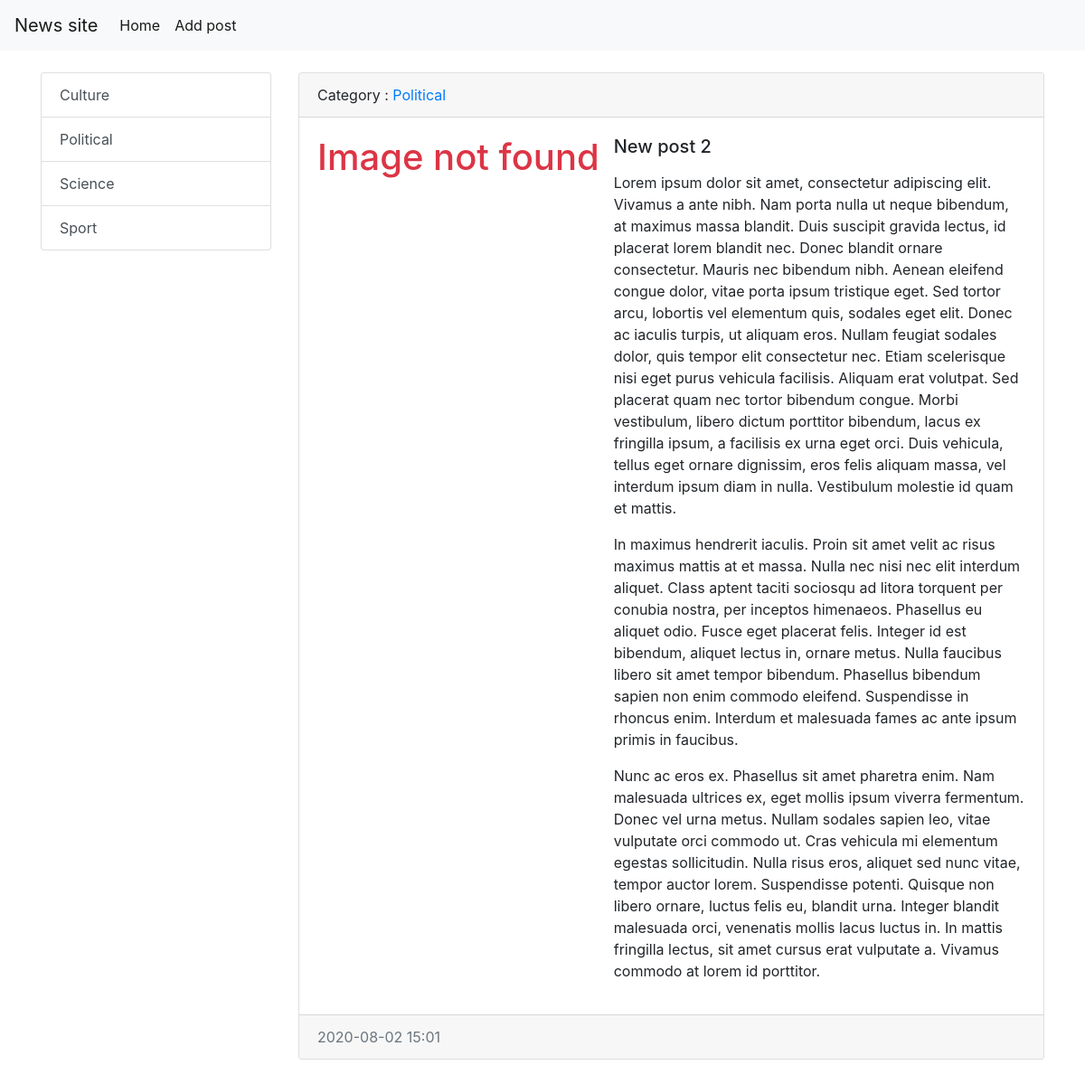
Screenshot of /news/2/ with the database file from the repository.
### news/models.py (models this page shows, shortened)
class Category(models.Model):
    title = models.CharField(max_length=150, db_index=True, verbose_name='Category name')
    def get_absolute_url(self):
        return reverse('category', kwargs={"category_id" : self.pk})
    def __str__(self):
        return self.title
    class Meta:
        verbose_name = "Category"
        verbose_name_plural = "Categories"
        ordering = ['title']

class News(models.Model):
    title = models.CharField(max_length=150, verbose_name="Name")
    content = models.TextField(blank=True, verbose_name="Content")
    created_at = models.DateTimeField(auto_now_add=True)
    updated_at = models.DateTimeField(auto_now=True)
    photo = models.ImageField(upload_to='photos/%Y/%m/%d/', blank=True)
    is_published = models.BooleanField(default=True)
    category = models.ForeignKey('Category', on_delete=models.PROTECT, null=True)
    class Meta:
        verbose_name = "News"
        verbose_name_plural = "Newses"
        ordering = ['-created_at']

### news/views.py (the view)
# urls.py: path('news/<int:news_id>/', view_news, name = "view_news"),
def view_news(request, news_id):
    news_item = get_object_or_404(News, pk=news_id)
    return render(request, 'news/view_news.html', {'news_item': news_item})

### news/templatetags/news_tags.py (called while the page is built)
@register.inclusion_tag('news/list_categorie.html')
def show_categories():
    categories = Category.objects.all()
    return {"categories": categories}

### templates/news/view_news.html (shortened to what this page needs)
{% extends 'base.html' %}
{% block sidebar %}
    {% include  'inc/_sidebar.html' %}
{% endblock %}
{% block content %}
    <div class="card mb-3">
        <div class="card-header">
            Category : <a href="{{ news_item.category.get_absolute_url }}">{{ news_item.category }}</a>
        </div>
        <div class="card-body">
            <div class="media">
                {% if item.photo %}
                    <img src="{{ news_item.photo.url }}" alt="" width="280" class="mr-3">
                {% else %}
                    <h1 class="text-danger mr-3"> Image not found </h1>
                {% endif %}
                <div class="media-body">
                    <h5 class="card-title">{{ news_item.title }}</h5>
                    <p class="card-text">{{ news_item.content|linebreaks }}</p>
                </div>
            </div>
        </div>
        <div class="card-footer text-muted">
            {{ news_item.created_at|date:"Y-m-d H:i" }}
        </div>
    </div>
{% endblock %}

### templates/news/list_categorie.html
<div class="list-group">
    {% for item in categories %}
        <a href="{{ item.get_absolute_url }}" class="list-group-item list-group-item-action">{{ item.title }}</a>
    {% endfor %}
</div>

### testsite/static/css/style.css (style rules this page uses)
body { background-color: white; }

### rows the page displays
Category: title "Culture"
Category: title "Political"
Category: title "Science"
Category: title "Sport"
News: category "Political", title "New post 2", content "Lorem ipsum dolor sit amet, consectetur adipiscing elit. Vivamus a ante nibh. Nam porta nulla ut neque bibendum, at maximus massa blandit. Duis suscipit gravida lectus, id placerat lorem blandit nec. Donec blandit ornare consectetur. Mauris nec bibendum nibh. Aenean eleifend congue dolor, vitae porta ipsum tristique eget. Sed tortor arcu, lobortis vel elementum quis, sodales eget elit. Donec ac iaculis turpis, ut aliquam eros. Nullam feugiat sodales dolor, quis tempor elit consectetur nec. Etiam scelerisque nisi eget purus vehicula facilisis. Aliquam erat volutpat. Sed placerat quam nec tortor bibendum congue. Morbi vestibulum, libero dictum porttitor bibendum, lacus ex fringilla ipsum, a…", created_at "2020-08-02 15:01"
